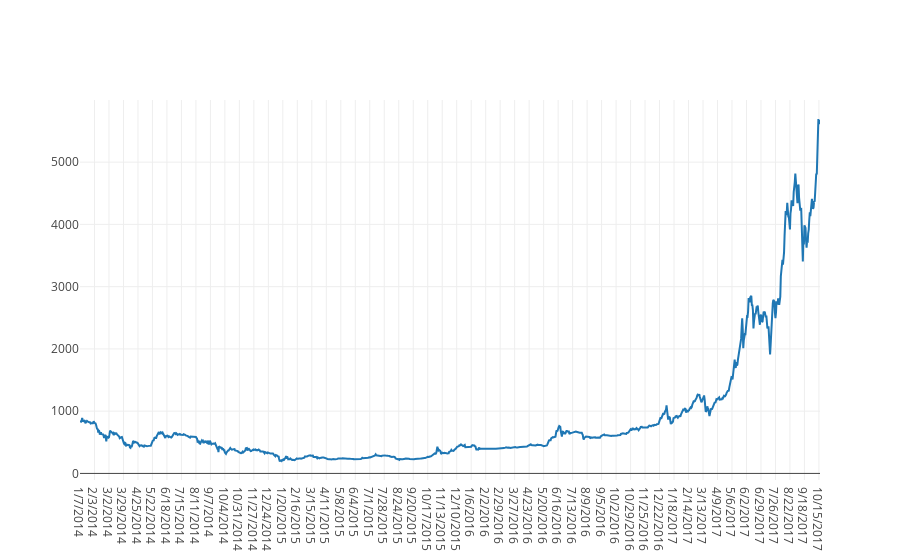

Notebook code for this chart:
### Code cell
btc_trace = go.Scatter(x=data.index, y=data['Weighted Price'], name= 'Price')
py.iplot([btc_trace])

### Figure 1 — Plotly figure (JSON) as saved in the notebook; plotly's stock layout.template omitted (floating-point values rounded to 4 significant figures; data arrays with more than 128 entries replaced by an {"elided": "..."} marker saying what was removed)
{"data": [{"name": "Price", "type": "scatter", "x": {"elided": "1380 str values"}, "y": {"elided": "1380 float values"}}], "layout": {}}
